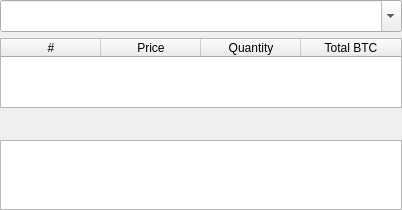
           <widget class="QWidget" name="widget" native="true">
            <property name="sizePolicy">
             <sizepolicy hsizetype="Preferred" vsizetype="Preferred">
              <horstretch>0</horstretch>
              <verstretch>0</verstretch>
             </sizepolicy>
            </property>
            <property name="inputMethodHints">
             <set>Qt::ImhUrlCharactersOnly</set>
            </property>
            <layout class="QGridLayout" name="gridLayout_4">
             <property name="sizeConstraint">
              <enum>QLayout::SetNoConstraint</enum>
             </property>
             <property name="leftMargin">
              <number>0</number>
             </property>
             <property name="topMargin">
              <number>0</number>
             </property>
             <property name="rightMargin">
              <number>0</number>
             </property>
             <property name="bottomMargin">
              <number>0</number>
             </property>
             <property name="verticalSpacing">
              <number>0</number>
             </property>
             <item row="2" column="0">
              <widget class="QTableWidget" name="asks_table">
               <property name="sizePolicy">
                <sizepolicy hsizetype="Expanding" vsizetype="Maximum">
                 <horstretch>0</horstretch>
                 <verstretch>0</verstretch>
                </sizepolicy>
               </property>
               <property name="maximumSize">
                <size>
                 <width>16777215</width>
                 <height>16777215</height>
                </size>
               </property>
               <property name="focusPolicy">
                <enum>Qt::NoFocus</enum>
               </property>
               <property name="accessibleDescription">
                <string notr="true"/>
               </property>
               <property name="frameShape">
                <enum>QFrame::StyledPanel</enum>
               </property>
               <property name="frameShadow">
                <enum>QFrame::Plain</enum>
               </property>
               <property name="lineWidth">
                <number>1</number>
               </property>
               <property name="verticalScrollBarPolicy">
                <enum>Qt::ScrollBarAlwaysOff</enum>
               </property>
               <property name="horizontalScrollBarPolicy">
                <enum>Qt::ScrollBarAlwaysOff</enum>
               </property>
               <property name="sizeAdjustPolicy">
                <enum>QAbstractScrollArea::AdjustToContents</enum>
               </property>
               <property name="autoScroll">
                <bool>false</bool>
               </property>
               <property name="autoScrollMargin">
                <number>16</number>
               </property>
               <property name="editTriggers">
                <set>QAbstractItemView::NoEditTriggers</set>
               </property>
               <property name="showDropIndicator" stdset="0">
                <bool>false</bool>
               </property>
               <property name="selectionMode">
                <enum>QAbstractItemView::NoSelection</enum>
               </property>
               <property name="selectionBehavior">
                <enum>QAbstractItemView::SelectRows</enum>
               </property>
               <property name="verticalScrollMode">
                <enum>QAbstractItemView::ScrollPerPixel</enum>
               </property>
               <property name="showGrid">
                <bool>false</bool>
               </property>
               <property name="cornerButtonEnabled">
                <bool>false</bool>
               </property>
               <attribute name="horizontalHeaderVisible">
                <bool>true</bool>
               </attribute>
               <attribute name="horizontalHeaderCascadingSectionResizes">
                <bool>true</bool>
               </attribute>
               <attribute name="horizontalHeaderDefaultSectionSize">
                <number>100</number>
               </attribute>
               <attribute name="horizontalHeaderHighlightSections">
                <bool>false</bool>
               </attribute>
               <attribute name="horizontalHeaderMinimumSectionSize">
                <number>15</number>
               </attribute>
               <attribute name="horizontalHeaderStretchLastSection">
                <bool>true</bool>
               </attribute>
               <attribute name="verticalHeaderVisible">
                <bool>false</bool>
               </attribute>
               <attribute name="verticalHeaderCascadingSectionResizes">
                <bool>false</bool>
               </attribute>
               <attribute name="verticalHeaderDefaultSectionSize">
                <number>16</number>
               </attribute>
               <attribute name="verticalHeaderHighlightSections">
                <bool>false</bool>
               </attribute>
               <attribute name="verticalHeaderMinimumSectionSize">
                <number>0</number>
               </attribute>
               <attribute name="verticalHeaderStretchLastSection">
                <bool>false</bool>
               </attribute>
               <column>
                <property name="text">
                 <string>#</string>
                </property>
                <property name="textAlignment">
                 <set>AlignCenter</set>
                </property>
               </column>
               <column>
                <property name="text">
                 <string>Price</string>
                </property>
                <property name="textAlignment">
                 <set>AlignCenter</set>
                </property>
               </column>
               <column>
                <property name="text">
                 <string>Quantity</string>
                </property>
                <property name="textAlignment">
                 <set>AlignCenter</set>
                </property>
               </column>
               <column>
                <property name="text">
                 <string>Total BTC</string>
                </property>
                <property name="textAlignment">
                 <set>AlignCenter</set>
                </property>
               </column>
              </widget>
             </item>
             <item row="4" column="0">
              <widget class="QTableWidget" name="bids_table">
               <property name="sizePolicy">
                <sizepolicy hsizetype="Expanding" vsizetype="Expanding">
                 <horstretch>0</horstretch>
                 <verstretch>0</verstretch>
                </sizepolicy>
               </property>
               <property name="maximumSize">
                <size>
                 <width>16777215</width>
                 <height>16777215</height>
                </size>
               </property>
               <property name="focusPolicy">
                <enum>Qt::NoFocus</enum>
               </property>
               <property name="accessibleDescription">
                <string notr="true"/>
               </property>
               <property name="frameShape">
                <enum>QFrame::StyledPanel</enum>
               </property>
               <property name="frameShadow">
                <enum>QFrame::Plain</enum>
               </property>
               <property name="lineWidth">
                <number>1</number>
               </property>
               <property name="verticalScrollBarPolicy">
                <enum>Qt::ScrollBarAlwaysOff</enum>
               </property>
               <property name="horizontalScrollBarPolicy">
                <enum>Qt::ScrollBarAlwaysOff</enum>
               </property>
               <property name="sizeAdjustPolicy">
                <enum>QAbstractScrollArea::AdjustToContents</enum>
               </property>
               <property name="autoScroll">
                <bool>false</bool>
               </property>
               <property name="editTriggers">
                <set>QAbstractItemView::NoEditTriggers</set>
               </property>
               <property name="showDropIndicator" stdset="0">
                <bool>false</bool>
               </property>
               <property name="dragDropOverwriteMode">
                <bool>true</bool>
               </property>
               <property name="alternatingRowColors">
                <bool>false</bool>
               </property>
               <property name="selectionMode">
                <enum>QAbstractItemView::NoSelection</enum>
               </property>
               <property name="selectionBehavior">
                <enum>QAbstractItemView::SelectRows</enum>
               </property>
               <property name="verticalScrollMode">
                <enum>QAbstractItemView::ScrollPerPixel</enum>
               </property>
               <property name="showGrid">
                <bool>false</bool>
               </property>
               <property name="gridStyle">
                <enum>Qt::NoPen</enum>
               </property>
               <property name="cornerButtonEnabled">
                <bool>false</bool>
               </property>
               <attribute name="horizontalHeaderVisible">
                <bool>false</bool>
               </attribute>
               <attribute name="horizontalHeaderDefaultSectionSize">
                <number>100</number>
               </attribute>
               <attribute name="horizontalHeaderHighlightSections">
                <bool>false</bool>
               </attribute>
               <attribute name="horizontalHeaderMinimumSectionSize">
                <number>5</number>
               </attribute>
               <attribute name="horizontalHeaderStretchLastSection">
                <bool>true</bool>
               </attribute>
               <attribute name="verticalHeaderVisible">
                <bool>false</bool>
               </attribute>
               <attribute name="verticalHeaderDefaultSectionSize">
                <number>16</number>
               </attribute>
               <attribute name="verticalHeaderHighlightSections">
                <bool>false</bool>
               </attribute>
               <attribute name="verticalHeaderMinimumSectionSize">
                <number>0</number>
               </attribute>
               <attribute name="verticalHeaderStretchLastSection">
                <bool>false</bool>
               </attribute>
               <column>
                <property name="text">
                 <string>#</string>
                </property>
               </column>
               <column>
                <property name="text">
                 <string>Price</string>
                </property>
               </column>
               <column>
                <property name="text">
                 <string>Quantity</string>
                </property>
               </column>
               <column>
                <property name="text">
                 <string>Total BTC</string>
                </property>
               </column>
              </widget>
             </item>
             <item row="1" column="0">
              <layout class="QVBoxLayout" name="verticalLayout_9">
               <property name="bottomMargin">
                <number>6</number>
               </property>
               <item>
                <widget class="QComboBox" name="coin_selector">
                 <property name="sizePolicy">
                  <sizepolicy hsizetype="Preferred" vsizetype="Preferred">
                   <horstretch>0</horstretch>
                   <verstretch>0</verstretch>
                  </sizepolicy>
                 </property>
                 <property name="minimumSize">
                  <size>
                   <width>0</width>
                   <height>30</height>
                  </size>
                 </property>
                 <property name="maximumSize">
                  <size>
                   <width>775</width>
                   <height>33</height>
                  </size>
                 </property>
                 <property name="font">
                  <font>
                   <pointsize>15</pointsize>
                  </font>
                 </property>
                 <property name="styleSheet">
                  <string notr="true"/>
                 </property>
                 <property name="editable">
                  <bool>true</bool>
                 </property>
                 <property name="maxVisibleItems">
                  <number>25</number>
                 </property>
                 <property name="insertPolicy">
                  <enum>QComboBox::NoInsert</enum>
                 </property>
                 <property name="sizeAdjustPolicy">
                  <enum>QComboBox::AdjustToMinimumContentsLengthWithIcon</enum>
                 </property>
                </widget>
               </item>
              </layout>
             </item>
             <item row="3" column="0">
              <widget class="QWidget" name="spread_area" native="true">
               <property name="sizePolicy">
                <sizepolicy hsizetype="Preferred" vsizetype="Maximum">
                 <horstretch>0</horstretch>
                 <verstretch>0</verstretch>
                </sizepolicy>
               </property>
               <layout class="QHBoxLayout" name="horizontalLayout_10">
                <item>
                 <widget class="QLabel" name="last_price">
                  <property name="sizePolicy">
                   <sizepolicy hsizetype="Maximum" vsizetype="Preferred">
                    <horstretch>0</horstretch>
                    <verstretch>0</verstretch>
                   </sizepolicy>
                  </property>
                  <property name="minimumSize">
                   <size>
                    <width>0</width>
                    <height>0</height>
                   </size>
                  </property>
                  <property name="maximumSize">
                   <size>
                    <width>16777215</width>
                    <height>16777215</height>
                   </size>
                  </property>
                  <property name="text">
                   <string/>
                  </property>
                  <property name="alignment">
                   <set>Qt::AlignLeading|Qt::AlignLeft|Qt::AlignVCenter</set>
                  </property>
                 </widget>
                </item>
                <item>
                 <widget class="QLabel" name="price_arrow">
                  <property name="sizePolicy">
                   <sizepolicy hsizetype="Maximum" vsizetype="Maximum">
                    <horstretch>0</horstretch>
                    <verstretch>0</verstretch>
                   </sizepolicy>
                  </property>
                  <property name="maximumSize">
                   <size>
                    <width>20</width>
                    <height>20</height>
                   </size>
                  </property>
                  <property name="text">
                   <string/>
                  </property>
                  <property name="scaledContents">
                   <bool>true</bool>
                  </property>
                 </widget>
                </item>
                <item>
                 <widget class="QLabel" name="spread_label">
                  <property name="sizePolicy">
                   <sizepolicy hsizetype="Maximum" vsizetype="Preferred">
                    <horstretch>0</horstretch>
                    <verstretch>0</verstretch>
                   </sizepolicy>
                  </property>
                  <property name="text">
                   <string/>
                  </property>
                  <property name="alignment">
                   <set>Qt::AlignLeading|Qt::AlignLeft|Qt::AlignVCenter</set>
                  </property>
                 </widget>
                </item>
                <item>
                 <widget class="QLabel" name="usd_value">
                  <property name="text">
                   <string/>
                  </property>
                  <property name="alignment">
                   <set>Qt::AlignCenter</set>
                  </property>
                 </widget>
                </item>
               </layout>
              </widget>
             </item>
            </layout>
           </widget>
